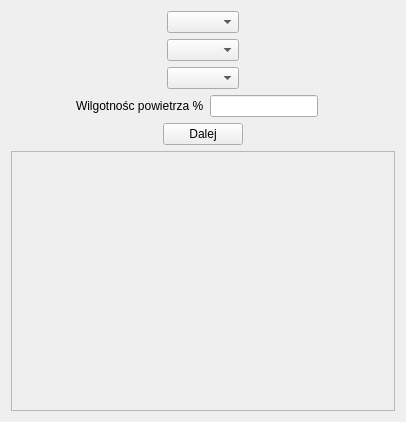
<?xml version="1.0" encoding="UTF-8"?>
<ui version="4.0">
 <class>Form</class>
 <widget class="QWidget" name="Form">
  <property name="geometry">
   <rect>
    <x>0</x>
    <y>0</y>
    <width>406</width>
    <height>422</height>
   </rect>
  </property>
  <property name="windowTitle">
   <string>Form</string>
  </property>
  <layout class="QVBoxLayout" name="verticalLayout">
   <item>
    <layout class="QHBoxLayout" name="horizontalLayout">
     <item>
      <spacer name="horizontalSpacer">
       <property name="orientation">
        <enum>Qt::Horizontal</enum>
       </property>
       <property name="sizeHint" stdset="0">
        <size>
         <width>40</width>
         <height>20</height>
        </size>
       </property>
      </spacer>
     </item>
     <item>
      <widget class="QComboBox" name="type_activity"/>
     </item>
     <item>
      <spacer name="horizontalSpacer_4">
       <property name="orientation">
        <enum>Qt::Horizontal</enum>
       </property>
       <property name="sizeHint" stdset="0">
        <size>
         <width>40</width>
         <height>20</height>
        </size>
       </property>
      </spacer>
     </item>
    </layout>
   </item>
   <item>
    <layout class="QHBoxLayout" name="horizontalLayout_2">
     <item>
      <spacer name="horizontalSpacer_2">
       <property name="orientation">
        <enum>Qt::Horizontal</enum>
       </property>
       <property name="sizeHint" stdset="0">
        <size>
         <width>40</width>
         <height>20</height>
        </size>
       </property>
      </spacer>
     </item>
     <item>
      <widget class="QComboBox" name="type_exercise"/>
     </item>
     <item>
      <spacer name="horizontalSpacer_3">
       <property name="orientation">
        <enum>Qt::Horizontal</enum>
       </property>
       <property name="sizeHint" stdset="0">
        <size>
         <width>40</width>
         <height>20</height>
        </size>
       </property>
      </spacer>
     </item>
    </layout>
   </item>
   <item>
    <layout class="QHBoxLayout" name="horizontalLayout_3">
     <item>
      <spacer name="horizontalSpacer_5">
       <property name="orientation">
        <enum>Qt::Horizontal</enum>
       </property>
       <property name="sizeHint" stdset="0">
        <size>
         <width>40</width>
         <height>20</height>
        </size>
       </property>
      </spacer>
     </item>
     <item>
      <widget class="QComboBox" name="type_physique"/>
     </item>
     <item>
      <spacer name="horizontalSpacer_6">
       <property name="orientation">
        <enum>Qt::Horizontal</enum>
       </property>
       <property name="sizeHint" stdset="0">
        <size>
         <width>40</width>
         <height>20</height>
        </size>
       </property>
      </spacer>
     </item>
    </layout>
   </item>
   <item>
    <layout class="QHBoxLayout" name="horizontalLayout_4">
     <item>
      <spacer name="horizontalSpacer_7">
       <property name="orientation">
        <enum>Qt::Horizontal</enum>
       </property>
       <property name="sizeHint" stdset="0">
        <size>
         <width>40</width>
         <height>20</height>
        </size>
       </property>
      </spacer>
     </item>
     <item>
      <widget class="QLabel" name="label_2">
       <property name="text">
        <string>Wilgotnośc powietrza %</string>
       </property>
      </widget>
     </item>
     <item>
      <widget class="QLineEdit" name="humidity">
       <property name="placeholderText">
        <string/>
       </property>
      </widget>
     </item>
     <item>
      <widget class="QLabel" name="label">
       <property name="text">
        <string/>
       </property>
      </widget>
     </item>
     <item>
      <spacer name="horizontalSpacer_8">
       <property name="orientation">
        <enum>Qt::Horizontal</enum>
       </property>
       <property name="sizeHint" stdset="0">
        <size>
         <width>40</width>
         <height>20</height>
        </size>
       </property>
      </spacer>
     </item>
    </layout>
   </item>
   <item>
    <layout class="QHBoxLayout" name="horizontalLayout_5">
     <item>
      <spacer name="horizontalSpacer_9">
       <property name="orientation">
        <enum>Qt::Horizontal</enum>
       </property>
       <property name="sizeHint" stdset="0">
        <size>
         <width>40</width>
         <height>20</height>
        </size>
       </property>
      </spacer>
     </item>
     <item>
      <widget class="QPushButton" name="next">
       <property name="text">
        <string>Dalej</string>
       </property>
      </widget>
     </item>
     <item>
      <spacer name="horizontalSpacer_10">
       <property name="orientation">
        <enum>Qt::Horizontal</enum>
       </property>
       <property name="sizeHint" stdset="0">
        <size>
         <width>40</width>
         <height>20</height>
        </size>
       </property>
      </spacer>
     </item>
    </layout>
   </item>
   <item>
    <widget class="QScrollArea" name="scrollArea">
     <property name="widgetResizable">
      <bool>true</bool>
     </property>
     <widget class="QWidget" name="scrollAreaWidgetContents">
      <property name="geometry">
       <rect>
        <x>0</x>
        <y>0</y>
        <width>386</width>
        <height>250</height>
       </rect>
      </property>
     </widget>
    </widget>
   </item>
  </layout>
 </widget>
 <resources/>
 <connections/>
</ui>
